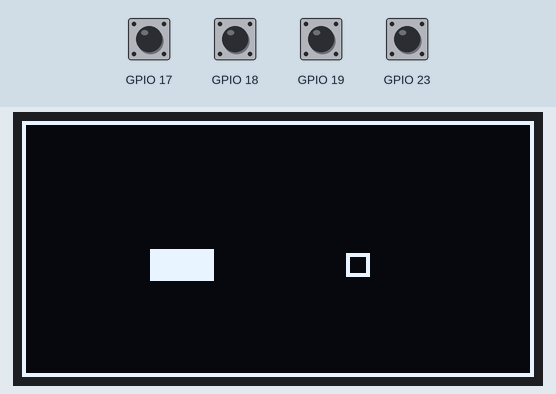
Recording of a sketch running on a simulated ESP32. Parts: 128×64 one-colour display. The inputs (shaded band) are chosen by the test bench; at power-on: GPIO 17–19, GPIO 23 HIGH. Random numbers use the default seed unless the sketch sets one.

Above: at 0.14 s.
At 1.2 s:
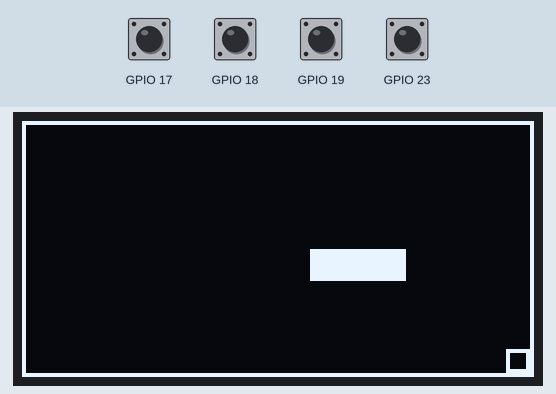
1.3 s: GPIO 19 pulled LOW for 0.15 s
At 2.8 s:
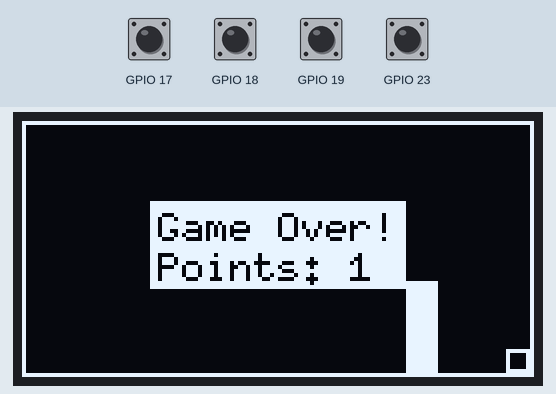
Timing chart, 0 to 4.3 s (numbered marks = the images above; inputs shaded):
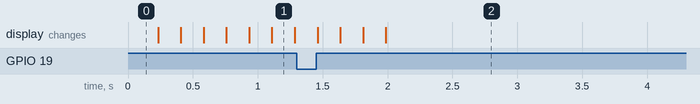

The sketch:

snake-game.ino
```cpp
#include "button.h"
#include "snake.h"
#include "fruit.h"
#include "renderer.h"

CREATE_INTERRUPT_BUTTON(buttonUp, 23);
CREATE_INTERRUPT_BUTTON(buttonDown, 19);
CREATE_INTERRUPT_BUTTON(buttonLeft, 18);
CREATE_INTERRUPT_BUTTON(buttonRight, 17);

Snake snake;
Fruit fruit(&snake);

void setup() {
  Serial.begin(115200);
  Renderer::initialize();
}

void loop() {
  if (buttonUp.isPressed()) snake.turn(UP);
  if (buttonDown.isPressed()) snake.turn(DOWN);
  if (buttonLeft.isPressed()) snake.turn(LEFT);
  if (buttonRight.isPressed()) snake.turn(RIGHT);

  bool resetFruit = false;
  if(snake.nextHeadPosition() == fruit.getPosition()) {
    snake.grow();
    resetFruit = true;
  }

  snake.advance();
  if(resetFruit) fruit.randomize(&snake);

  Renderer::startFrame();
  Renderer::renderBorder();
  Renderer::renderSnake(&snake);
  Renderer::renderFruit(&fruit);
  if(!snake.isAlive()) Renderer::renderGameOver(&snake);
  Renderer::endFrame();

  delay(150);
}
```

button.cpp
```cpp
#include "Arduino.h"
#include "button.h"

Button::Button(uint8_t pin, void (*isr)()) {
  pinMode(pin, INPUT_PULLUP);
  attachInterrupt(pin, isr, FALLING);
}

void Button::handleInterrupt() {
  pressed = true;
}

bool Button::isPressed() {
  bool res = this->pressed;
  this->pressed = false;
  return res;
}
```

button.h
```cpp
#pragma once
#include "Arduino.h"

//unfortunately for interrupts to work buttons have to be defined globally.
#define CREATE_INTERRUPT_BUTTON(NAME, PIN) \
void _## NAME ##HandleISR(); \
void IRAM_ATTR _## NAME ##ISR() { \
  _## NAME ##HandleISR(); \
}; \
Button NAME(PIN, _## NAME ##ISR); \
void _## NAME ##HandleISR() { \
  NAME.handleInterrupt(); \
};

class Button {
  public:
    Button(uint8_t pin, void (*isr)());
    void handleInterrupt();
    bool isPressed();
  private:
    bool pressed = false;
};
```

fruit.cpp
```cpp
#include "fruit.h"
#include "Arduino.h"
#include "position.h"

Fruit::Fruit(Snake * snake) {
  this->randomize(snake);
  this->position.x = 10;
  this->position.y = 4;
}

void Fruit::randomize(Snake * snake) {
  uint8_t spaceCnt = 0;
  const uint8_t **body = snake->getBody();

  for(int i = 0; i < Snake::BODY_WIDTH; i++) {
    for(int j = 0; j < Snake::BODY_HEIGHT; j++) {
      if(body[i][j] == 0) {
        spaceCnt++;
      }
    }
  }

  uint8_t targetSpace = random(0, spaceCnt);
  spaceCnt = 0;
  for(int i = 0; i < Snake::BODY_WIDTH; i++) {
    for(int j = 0; j < Snake::BODY_HEIGHT; j++) {
      if(body[i][j] == 0) {
        if(targetSpace == spaceCnt) {
          this->position.x = i;
          this->position.y = j;
          return;
        }
        spaceCnt++;
      }
    }
  }
}

const Position Fruit::getPosition() {
  return this->position;
}
```

fruit.h
```cpp
#pragma once

#include "snake.h"
#include "position.h"

class Fruit {
  public:
    Fruit(Snake * snake);
    void randomize(Snake * snake);
    const Position getPosition();
  private:
    Position position { Position(0, 0) };
};
```

position.cpp
```cpp
#include "Arduino.h"
#include "position.h"

Position::Position(uint8_t x, uint8_t y) {
  this->x = x;
  this->y = y;
}

bool operator==(const Position &p1, const Position &p2) {
  return (p1.x == p2.x) && (p1.y == p2.y);
}

bool operator!=(const Position &p1, const Position &p2) {
  return !(p1 == p2);
}
```

position.h
```cpp
#include "Arduino.h"
#pragma once

class Position {
  public:
    Position(uint8_t x, uint8_t y);
    uint8_t x;
    uint8_t y;
    friend bool operator==(const Position &p1, const Position &p2);
    friend bool operator!=(const Position &p1, const Position &p2);
};
```

renderer.cpp
```cpp
#include "renderer.h"
#include "Arduino.h"
#include "U8g2lib.h"

#define CELL_SIZE 8

namespace Renderer {

  U8G2_SSD1306_128X64_NONAME_F_HW_I2C u8g2(U8G2_R0, U8X8_PIN_NONE);

  void initialize() {
    u8g2.begin();
    u8g2.setFont(u8g2_font_6x10_tf);
  }

  unsigned long time_total = 0;
  unsigned long time_last = 0;
  float framerate() {
    time_last = time_total;
    time_total = micros();
    return 1.0 / ((time_total - time_last) / 1000000.0);
  }

  void renderBorder() {
    u8g2.drawFrame(0, 0, 128, 64);
  }

  void renderSnake(Snake *snake) {
    const uint8_t **body = snake->getBody();
    for(int i = 0; i < Snake::BODY_WIDTH; i++) {
      for(int j = 0; j < Snake::BODY_HEIGHT; j++) {
        if(body[i][j] > 0) {
          u8g2.drawBox(i * CELL_SIZE, j * CELL_SIZE, CELL_SIZE, CELL_SIZE);
        }
      }
    }
  }

  void renderFruit(Fruit * fruit) {
    Position position = fruit->getPosition();
    u8g2.drawFrame(position.x * CELL_SIZE + 1, position.y * CELL_SIZE + 1, CELL_SIZE - 2, CELL_SIZE - 2);
  }

  void renderGameOver(Snake *snake) {
    u8g2.drawBox(32, 20, 64, 22);
    u8g2.setDrawColor(0);
    u8g2.setCursor(34, 30);
    u8g2.print("Game Over!");
    u8g2.setCursor(34, 40);
    u8g2.print("Points: ");
    u8g2.print(snake->getPoints());
    u8g2.setDrawColor(1);
  }

  void startFrame() {
    u8g2.clearBuffer();
  }

  void endFrame() {
    u8g2.sendBuffer();
  }

}
```

renderer.h
```cpp
#pragma once

#include "Arduino.h"
#include "snake.h"
#include "position.h"
#include "fruit.h"

namespace Renderer {
  void initialize();
  void renderBorder();
  void renderSnake(Snake *snake);
  void renderFruit(Fruit *fruit);
  void renderGameOver(Snake *snake);
  void startFrame();
  void endFrame();
}
```

snake.cpp
```cpp
#include "Arduino.h"
#include "snake.h"

Snake::Snake() {
  this->body = new uint8_t *[Snake::BODY_WIDTH];
  for(uint8_t i = 0; i < Snake::BODY_WIDTH; i++) {
    this->body[i] = new uint8_t[Snake::BODY_HEIGHT];
    for(uint8_t j = 0; j < Snake::BODY_HEIGHT; j++) {
      this->body[i][j] = 0;
    }
  }
  this->body[Snake::BODY_WIDTH / 4 - 1][Snake::BODY_HEIGHT / 2] = 1;
  this->body[Snake::BODY_WIDTH / 4][Snake::BODY_HEIGHT / 2] = 2;
  this->head.x = Snake::BODY_WIDTH / 4;
  this->head.y = Snake::BODY_HEIGHT / 2;
  this->direction = RIGHT;
  this->turnDirection = this->direction;
}

Snake::~Snake() {
  for(uint8_t i = 0; i < Snake::BODY_WIDTH; i++) {
    delete[] this->body[i];
  }
}

Position Snake::nextHeadPosition() {
  Position next(this->head);
  switch(this->turnDirection) {
    case UP:
      next.y -= 1;
      break;
    case LEFT:
      next.x -= 1;
      break;
    case DOWN:
      next.y += 1;
      break;
    case RIGHT:
      next.x += 1;
      break;
  }
  return next;
}

void Snake::turn(Direction direction) {
  if((direction + 2) % 4 != this->direction) {
    this->turnDirection = direction;
  }
}

void Snake::advance() {
  Position nextHead = this->nextHeadPosition();
  this->direction = this->turnDirection;
  if(nextHead.x < 0 || nextHead.y < 0) this->alive = false;
  if(nextHead.x >= Snake::BODY_WIDTH || nextHead.y >= Snake::BODY_HEIGHT) this->alive = false;
  else if(this->body[nextHead.x][nextHead.y] > 1) this->alive = false;

  if(!this->alive) return;
  this->head = nextHead;
  for(int i = 0; i < Snake::BODY_WIDTH; i++) {
    for(int j = 0; j < Snake::BODY_HEIGHT; j++) {
      if(this->body[i][j] > 0) {
        this->body[i][j]--;
      }
    }
  }
  this->body[this->head.x][this->head.y] = this->bodyLength;
}

void Snake::grow() {
  this->bodyLength++;
  for(int i = 0; i < Snake::BODY_WIDTH; i++) {
    for(int j = 0; j < Snake::BODY_HEIGHT; j++) {
      if(this->body[i][j] > 0) {
        this->body[i][j]++;
      }
    }
  }
}

const bool Snake::isAlive() {
  return this->alive;
}

const uint8_t Snake::getPoints() {
  return this->bodyLength - 2;
}

const Position Snake::getHeadPosition() {
  return this->head;
}

const uint8_t ** Snake::getBody() {
  return (const uint8_t **)this->body;
}
```

snake.h
```cpp
#pragma once
#include "Arduino.h"
#include "position.h"

enum Direction {
  UP,
  LEFT,
  DOWN,
  RIGHT
};

class Snake {
  public:
    Snake();
    ~Snake();

    Position nextHeadPosition();
    void turn(Direction direction);
    void advance();
    void grow();

    const bool isAlive();
    const uint8_t getPoints();
    const Position getHeadPosition();
    const uint8_t ** getBody();
    const static uint8_t BODY_WIDTH = 16;
    const static uint8_t BODY_HEIGHT = 8;
  private:
    bool alive = true;
    Direction direction;
    Direction turnDirection;
    Position head { Position(0, 0) };
    uint8_t bodyLength = 2;
    uint8_t ** body;
};
```
